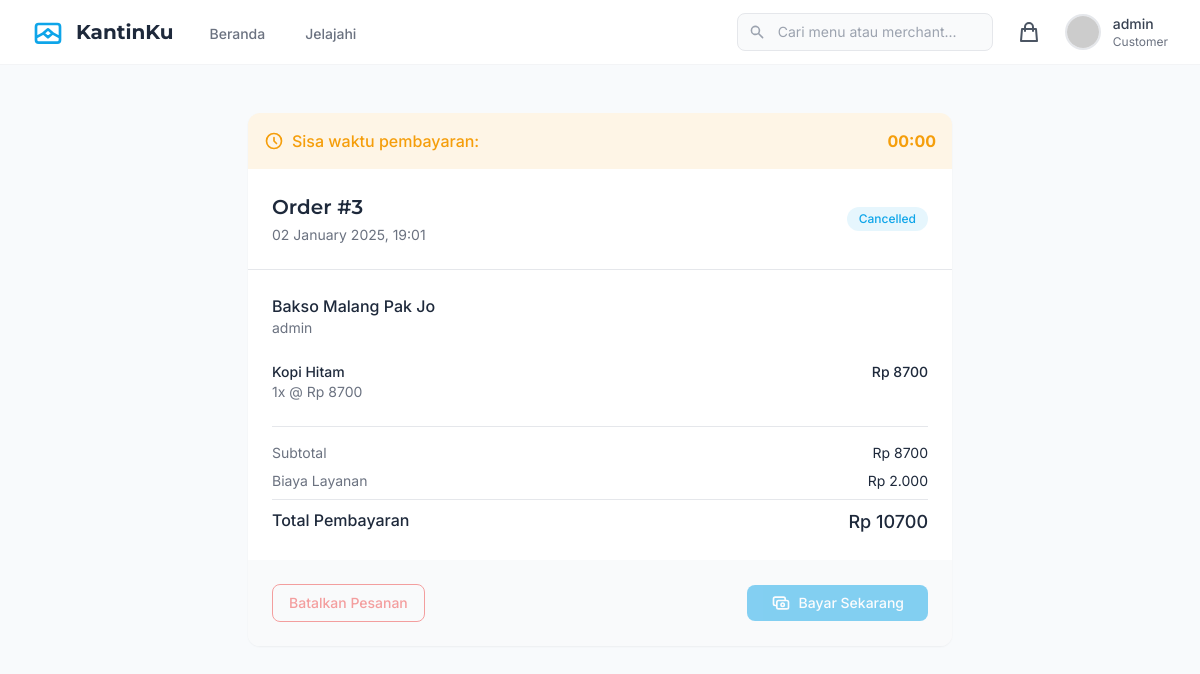
/orders/payment/3/ (signed in), run on the app's committed database.
### accounts/models.py (models this page shows, shortened)
class User(AbstractUser):
    is_merchant = models.BooleanField(default=False)
    phone_number = models.CharField(max_length=15, blank=True)
    address = models.TextField(blank=True)

### orders/models.py (models this page shows, shortened)
class Order(models.Model):
    STATUS_CHOICES = [
        ('pending', 'Pending'),
        ('paid', 'Paid'),
        ('preparing', 'Preparing'),
        ('ready', 'Ready for Pickup'),
        ('completed', 'Completed'),
        ('cancelled', 'Cancelled'),
    ]
    PAYMENT_STATUS_CHOICES = [
        ('pending', 'Pending'),
        ('paid', 'Paid'),
        ('failed', 'Failed'),
        ('expired', 'Expired'),
    ]
    user = models.ForeignKey(User, on_delete=models.CASCADE)
    merchant = models.ForeignKey(Merchant, on_delete=models.CASCADE)
    status = models.CharField(max_length=20, choices=STATUS_CHOICES, default='pending')
    total_amount = models.DecimalField(max_digits=10, decimal_places=2)
    note = models.TextField(blank=True)
    created_at = models.DateTimeField(auto_now_add=True)
    updated_at = models.DateTimeField(auto_now=True)
    payment_status = models.CharField(max_length=20, choices=PAYMENT_STATUS_CHOICES, default='pending')
    midtrans_id = models.CharField(max_length=100, blank=True)
    payment_url = models.CharField(max_length=255, blank=True)
    expired_at = models.DateTimeField(null=True, blank=True)

class OrderItem(models.Model):
    order = models.ForeignKey(Order, on_delete=models.CASCADE)
    menu_item = models.ForeignKey(MenuItem, on_delete=models.CASCADE)
    quantity = models.PositiveIntegerField()
    price = models.DecimalField(max_digits=10, decimal_places=2)
    subtotal = models.DecimalField(max_digits=10, decimal_places=2)

### merchants/models.py (models this page shows, shortened)
class Merchant(models.Model):
    user = models.OneToOneField(User, on_delete=models.CASCADE)
    name = models.CharField(max_length=100)
    description = models.TextField()
    image = models.ImageField(upload_to='merchants/', blank=True, null=True)
    is_active = models.BooleanField(default=True)
    created_at = models.DateTimeField(auto_now_add=True)
    updated_at = models.DateTimeField(auto_now=True)
    rating = models.DecimalField(max_digits=3, decimal_places=2, default=0)
    total_orders = models.IntegerField(default=0)
    categories = models.ManyToManyField(Category, related_name='merchants', blank=True)
    class Meta:
        ordering = ['-created_at']

class MenuItem(models.Model):
    merchant = models.ForeignKey(Merchant, on_delete=models.CASCADE)
    category = models.ForeignKey(Category, on_delete=models.SET_NULL, null=True)
    name = models.CharField(max_length=100)
    description = models.TextField()
    price = models.DecimalField(max_digits=10, decimal_places=2)
    image = models.ImageField(upload_to='menu_items/', blank=True, null=True)
    is_available = models.BooleanField(default=True)
    created_at = models.DateTimeField(auto_now_add=True)
    updated_at = models.DateTimeField(auto_now=True)

### orders/views.py (the view)
# urls.py: path('payment/<int:order_id>/', views.payment, name='payment'),
@login_required
def payment(request, order_id):
    try:
        order = Order.objects.get(id=order_id, user=request.user)
        return render(request, 'orders/payment.html', {
            'order': order,
            'midtrans_client_key': settings.MIDTRANS_CLIENT_KEY
        })
    except Order.DoesNotExist:
        messages.error(request, 'Order tidak ditemukan')
        return redirect('orders:cart')
    except Exception as e:
        messages.error(request, 'Terjadi kesalahan sistem')
        return redirect('orders:cart')

### orders/context_processors.py (called while the page is built)
def cart_count(request):
    if request.user.is_authenticated:
        from .models import Cart
        cart = Cart.objects.filter(user=request.user).first()
        if cart:
            return {'cart_count': cart.items.count()}
    return {'cart_count': 0}

### templates/orders/payment.html (shortened to what this page needs)
{% extends 'base.html' %}
{% block content %}
<div class="min-h-screen bg-neutral py-12">
    <div class="max-w-3xl mx-auto px-4 sm:px-6 lg:px-8">
        <div class="bg-white rounded-xl shadow-sm overflow-hidden">
            <div class="border-b border-gray-200">
                <div class="bg-accent/10 p-4 flex items-center justify-between">
                    <div class="flex items-center text-accent">
                        <svg class="w-5 h-5 mr-2" fill="none" stroke="currentColor" viewBox="0 0 24 24">
                            <path stroke-linecap="round" stroke-linejoin="round" stroke-width="2" d="M12 8v4l3 3m6-3a9 9 0 11-18 0 9 9 0 0118 0z"/>
                        </svg>
                        <span class="font-medium">Sisa waktu pembayaran:</span>
                    </div>
                    <div id="countdown" class="text-accent font-bold" data-expired-at="{{ order.expired_at|date:'c' }}">
                    </div>
                </div>
                <div class="p-6 flex items-center justify-between">
                    <div>
                        <h2 class="text-xl font-heading font-semibold text-primary">Order #{{ order.id }}</h2>
                        <p class="text-sm text-gray-500 mt-1">{{ order.created_at|date:"d F Y, H:i" }}</p>
                    </div>
                    <span class="inline-flex items-center px-3 py-1 rounded-full text-xs font-medium bg-secondary/10 text-secondary">
                        {{ order.get_status_display }}
                    </span>
                </div>
            </div>
            <div class="p-6 space-y-6">
                <div class="flex items-center space-x-3">
                    <div class="flex-1">
                        <h3 class="font-medium text-primary">{{ order.merchant.name }}</h3>
                        <p class="text-sm text-gray-500">{{ order.user.username }}</p>
                    </div>
                </div>
                <div class="space-y-4">
                    {% for item in order.orderitem_set.all %}
                    <div class="flex justify-between items-start">
                        <div class="flex-1">
                            <p class="text-sm font-medium text-primary">{{ item.menu_item.name }}</p>
                            <p class="text-sm text-gray-500">{{ item.quantity }}x @ Rp {{ item.price|floatformat:0 }}</p>
                        </div>
                        <span class="text-sm font-medium text-primary">Rp {{ item.subtotal|floatformat:0 }}</span>
                    </div>
                    {% endfor %}
                </div>
                <div class="border-t border-gray-200 pt-4 space-y-2">
                    <div class="flex justify-between text-sm">
                        <span class="text-gray-500">Subtotal</span>
                        <span class="text-primary">Rp {{ order.total_amount|add:"-2000"|floatformat:0 }}</span>
                    </div>
                    <div class="flex justify-between text-sm">
                        <span class="text-gray-500">Biaya Layanan</span>
                        <span class="text-primary">Rp 2.000</span>
                    </div>
                    <div class="border-t border-gray-200 pt-2 mt-2">
                        <div class="flex justify-between font-medium">
                            <span class="text-primary">Total Pembayaran</span>
                            <span class="text-lg text-primary">Rp {{ order.total_amount|floatformat:0 }}</span>
                        </div>
                    </div>
                </div>
            </div>
            <div class="p-6 bg-gray-50 flex justify-between items-center">
                <button id="cancelButton"
                        class="inline-flex items-center px-4 py-2 border border-danger text-danger hover:bg-danger/10 rounded-lg text-sm font-medium transition-colors">
                    Batalkan Pesanan
                </button>
                <button id="payButton"
                        class="inline-flex items-center px-6 py-2 rounded-lg text-sm font-medium text-white bg-secondary hover:bg-secondary/90 transition-colors">
                    <svg class="w-5 h-5 mr-2" fill="none" stroke="currentColor" viewBox="0 0 24 24">
                        <path stroke-linecap="round" stroke-linejoin="round" stroke-width="2" d="M17 9V7a2 2 0 00-2-2H5a2 2 0 00-2 2v6a2 2 0 002 2h2m2 4h10a2 2 0 002-2v-6a2 2 0 00-2-2H9a2 2 0 00-2 2v6a2 2 0 002 2zm7-5a2 2 0 11-4 0 2 2 0 014 0z"/>
                    </svg>
                    Bayar Sekarang
                </button>
            </div>
        </div>
    </div>
</div>
{% endblock %}

### templates/base.html (shortened to what this page needs)
{% load static %}
<!DOCTYPE html>
<html lang="en">
<head>
    <script src="https://cdn.tailwindcss.com"></script>
</head>
<body class="bg-neutral font-sans">
    <nav class="bg-white shadow-sm border-b border-gray-100" x-data="{ isOpen: false }">
        <div class="max-w-7xl mx-auto px-4 sm:px-6 lg:px-8">
            <div class="flex justify-between h-16">
                <div class="flex">
                    <a href="/" class="flex items-center flex-shrink-0">
                        <span class="ml-3 font-heading font-bold text-xl text-primary">KantinKu</span>
                    </a>
                    <div class="hidden sm:ml-8 sm:flex sm:space-x-8 items-center">
                        <a href="/" class="inline-flex items-center px-1 pt-1 text-sm font-medium {% if request.path == '/' %}text-secondary border-b-2 border-secondary{% else %}text-gray-500 hover:text-gray-700 hover:border-gray-300{% endif %}">
                            Beranda
                        </a>
                        <a href="{% url 'merchants:merchant_list' %}" class="inline-flex items-center px-1 pt-1 text-sm font-medium {% if 'merchant_list' in request.path %}text-secondary border-b-2 border-secondary{% else %}text-gray-500 hover:text-gray-700 hover:border-gray-300{% endif %}">
                            Jelajahi
                        </a>
                    </div>
                </div>
                <div class="hidden sm:ml-6 sm:flex sm:items-center space-x-4">
                    <div class="relative w-64">
                        <input type="text"
                               placeholder="Cari menu atau merchant..."
                               class="w-full pl-10 pr-4 py-2 text-sm text-gray-700 bg-gray-50 rounded-lg border border-gray-200 focus:border-secondary focus:ring-1 focus:ring-secondary">
                        <div class="absolute inset-y-0 left-0 pl-3 flex items-center pointer-events-none">
                        </div>
                    </div>
<div class="relative inline-flex items-center">
    <a href="{% url 'orders:cart' %}" class="relative p-2 text-gray-600 hover:text-secondary transition-colors duration-200">
        <svg class="h-6 w-6" xmlns="http://www.w3.org/2000/svg" fill="none" viewBox="0 0 24 24" stroke="currentColor">
            <path stroke-linecap="round" stroke-linejoin="round" stroke-width="2" d="M16 11V7a4 4 0 00-8 0v4M5 9h14l1 12H4L5 9z"/>
        </svg>
    </a>
</div>
                    {% if user.is_authenticated %}
                    <div class="relative z-40" x-data="{ isOpen: false }">
                        <button @click="isOpen = !isOpen" class="flex items-center space-x-3 focus:outline-none">
                            <img class="h-9 w-9 rounded-full object-cover border-2 border-gray-200"
                                 src="https://ui-avatars.com/api/?name={{ user.username }}&background=0EA5E9&color=fff"
                                 alt="{{ user.username }}">
                            <div class="hidden md:block text-left">
                                <p class="text-sm font-medium text-gray-700">{{ user.username }}</p>
                                <p class="text-xs text-gray-500">{% if user.is_merchant %}Merchant{% else %}Customer{% endif %}</p>
                            </div>
                        </button>
                    </div>
                    {% endif %}
                </div>
            </div>
        </div>
    </nav>
    <main>
        {% block content %}{% endblock %}
    </main>
</body>
</html>

### data on the page
User: username "admin"
Order: id "3", created_at "02 January 2025, 19:01", status "Cancelled", merchant.name "Bakso Malang Pak Jo", user.username "admin", total_amount|add "8700", total_amount "10700"
OrderItem: menu_item.name "Kopi Hitam", quantity "1", price "8700", subtotal "8700"
